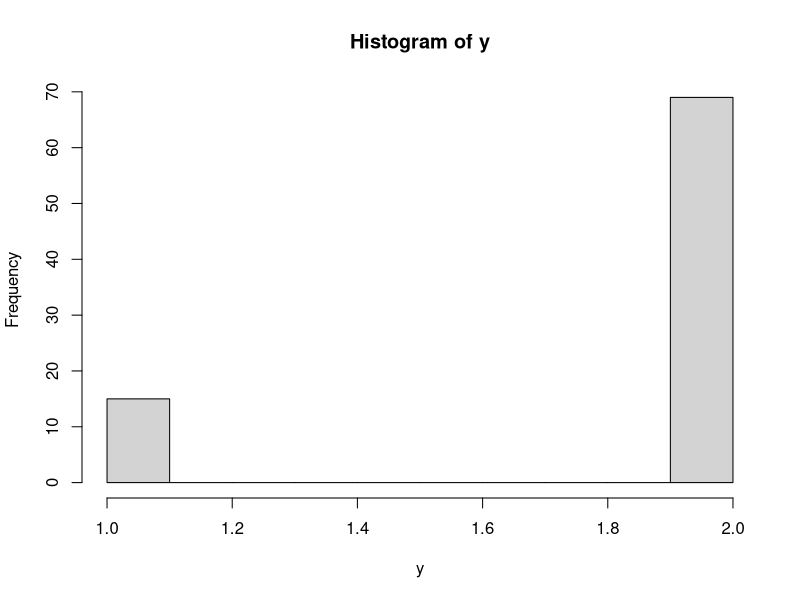

Source code (R):
# random_shuffle
sample(c(1:10, 1:5))

# size = cate returneaza
# replace = permite duplicate ca indici
#	daca dam sample(c(1, 1, 2), size=s, replace=TRUE) numarul de 1-uri o sa fie 2/3 * s si numarul de 2-uri o sa fie 1/3 * s
sample(c(1:5, 1:5), size=3, replace=TRUE)

# prob primeste un array de probabilitati
#	prob e defapt nu vector de ponderi/suma nu trebuie sa fie 100
y <- sample(c(1, 2), prob=c(0.2, 1.0), size = 84, replace=TRUE)
# afisam la misto o histograma sa vedem ce e pe acolo
hist(y)